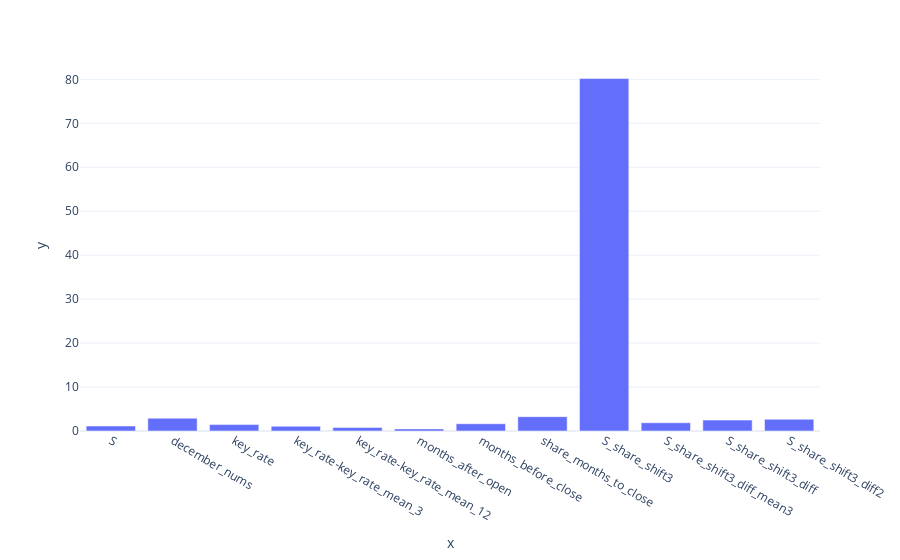
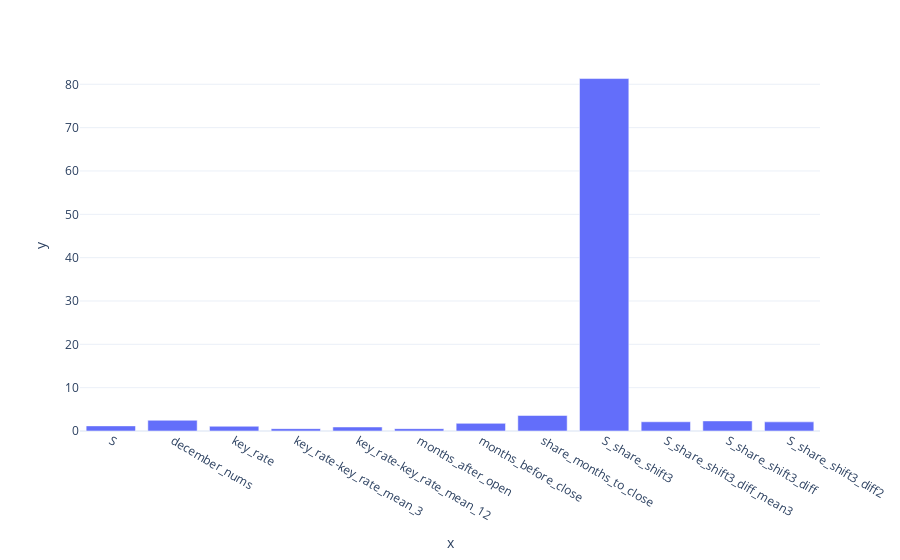

Write notebook code for charts like these, in order.
### Code cell
for model in iter_scores[1]:
    px.bar(x = model.feature_names_, y = model.get_feature_importance()).show()

### Figure 1 — Plotly figure (JSON) as saved in the notebook; plotly's stock layout.template omitted (floating-point values rounded to 4 significant figures)
{"data": [{"alignmentgroup": "True", "hovertemplate": "x=%{x}<br>y=%{y}<extra></extra>", "legendgroup": "", "marker": {"color": "#636efa", "pattern": {"shape": ""}}, "name": "", "offsetgroup": "", "orientation": "v", "showlegend": false, "textposition": "auto", "type": "bar", "x": ["S", "december_nums", "key_rate", "key_rate-key_rate_mean_3", "key_rate-key_rate_mean_12", "months_after_open", "months_before_close", "share_months_to_close", "S_share_shift3", "S_share_shift3_diff_mean3", "S_share_shift3_diff", "S_share_shift3_diff2"], "xaxis": "x", "y": [1.139, 2.912, 1.455, 1.071, 0.8084, 0.4798, 1.653, 3.266, 80.19, 1.878, 2.481, 2.667], "yaxis": "y"}], "layout": {"autosize": true, "barmode": "relative", "legend": {"tracegroupgap": 0}, "margin": {"t": 60}, "xaxis": {"anchor": "y", "autorange": true, "domain": [0, 1], "range": [-0.5, 11.5], "title": {"text": "x"}, "type": "category"}, "yaxis": {"anchor": "x", "autorange": true, "domain": [0, 1], "range": [0, 84.41], "title": {"text": "y"}, "type": "linear"}}}

### Figure 2 — Plotly figure (JSON) as saved in the notebook; plotly's stock layout.template omitted (floating-point values rounded to 4 significant figures)
{"data": [{"alignmentgroup": "True", "hovertemplate": "x=%{x}<br>y=%{y}<extra></extra>", "legendgroup": "", "marker": {"color": "#636efa", "pattern": {"shape": ""}}, "name": "", "offsetgroup": "", "orientation": "v", "showlegend": false, "textposition": "auto", "type": "bar", "x": ["S", "december_nums", "key_rate", "key_rate-key_rate_mean_3", "key_rate-key_rate_mean_12", "months_after_open", "months_before_close", "share_months_to_close", "S_share_shift3", "S_share_shift3_diff_mean3", "S_share_shift3_diff", "S_share_shift3_diff2"], "xaxis": "x", "y": [1.178, 2.473, 1.097, 0.5471, 0.9258, 0.5471, 1.76, 3.583, 81.33, 2.127, 2.327, 2.106], "yaxis": "y"}], "layout": {"autosize": true, "barmode": "relative", "legend": {"tracegroupgap": 0}, "margin": {"t": 60}, "xaxis": {"anchor": "y", "autorange": true, "domain": [0, 1], "range": [-0.5, 11.5], "title": {"text": "x"}, "type": "category"}, "yaxis": {"anchor": "x", "autorange": true, "domain": [0, 1], "range": [0, 85.61], "title": {"text": "y"}, "type": "linear"}}}
